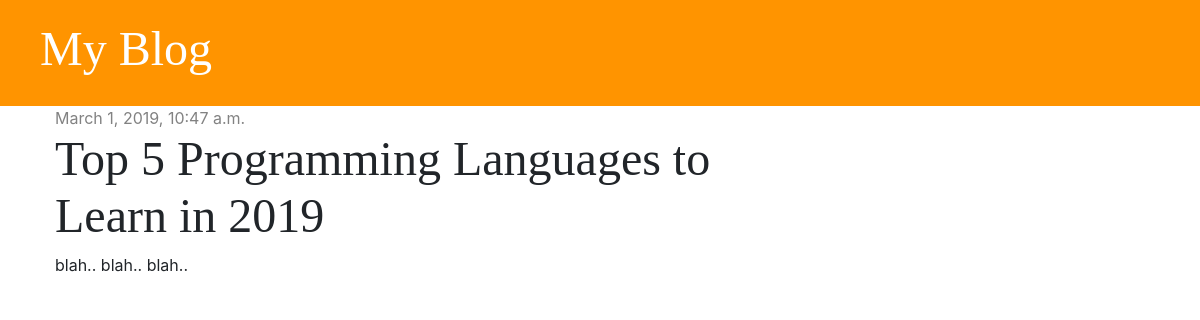
The app's page /post/2/, older data.
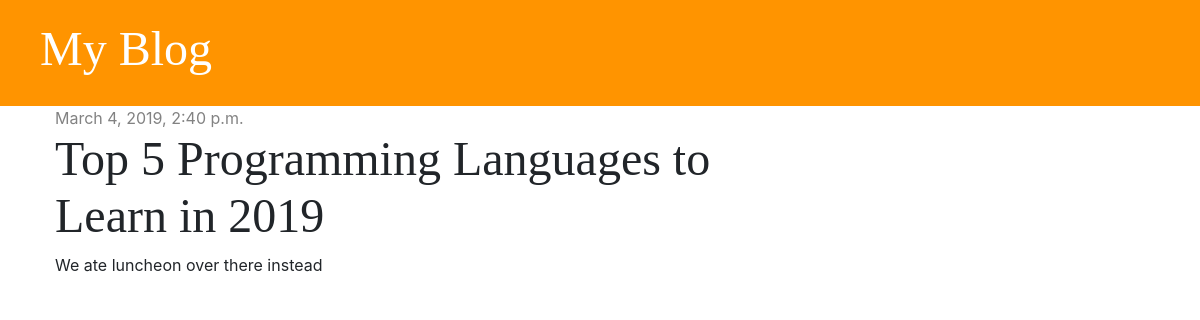
The same page, newer data.
### blog/models.py (models this page shows, shortened)
class Post(models.Model):
    author = models.ForeignKey('auth.User', on_delete=models.CASCADE)
    title = models.CharField(max_length=200)
    text = models.TextField()
    created_date = models.DateTimeField(default=timezone.now)
    published_date = models.DateTimeField(blank=True, null=True)

### blog/views.py (the view)
# urls.py: path('post/<int:pk>/', views.post_detail, name='post_detail'),
def post_detail(request, pk):
    post = get_object_or_404(Post, pk=pk)
    stuff_for_frontend = {'post': post}
    return render(request, 'blog/post_detail.html', stuff_for_frontend)

### blog/templates/blog/post_detail.html (shortened to what this page needs)
{% extends 'blog/base.html' %}
{% block content %}
    <div class="post">
        {% if post.published_date %}
            <div class="date">
                {{ post.published_date }}
            </div>
        {% endif %}
        <h1>{{ post.title }}</h1>
        <p>{{ post.text|linebreaksbr }}</p>
    </div>
{% endblock %}

Row changes from the older to the newer data that the page shows:
changed Post: published_date "March 1, 2019, 10:47 a.m." → "March 4, 2019, 2:40 p.m."; text "blah.. blah.. blah.." → "We ate luncheon over there instead"
